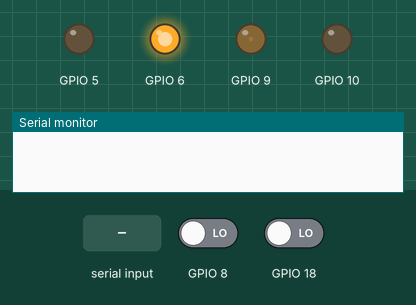
This program was run on a simulated ESP32-S3. Parts: output pins drawn as LEDs (lit = HIGH), the last lines printed to the serial monitor. The inputs (shaded band) are chosen by the test bench; at power-on: GPIO 8 LOW, GPIO 18 LOW.

Above: at 1.2 s.
1.3 s: "r" received over Serial
At 2.5 s:
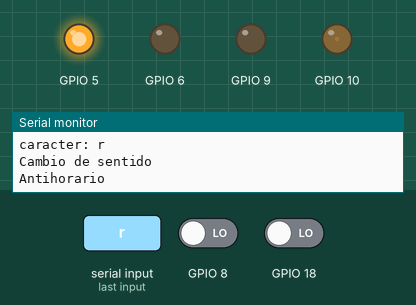
2.8 s: "1" received over Serial
At 3.7 s:
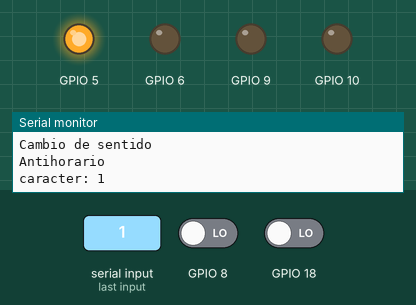
4.3 s: "r" received over Serial
At 4.9 s:
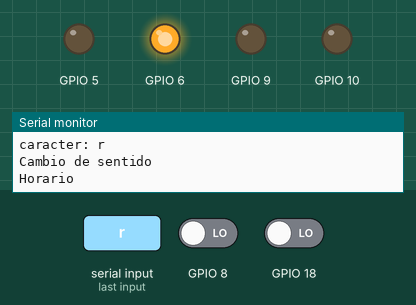
5.8 s: "e" received over Serial
At 7.2 s:
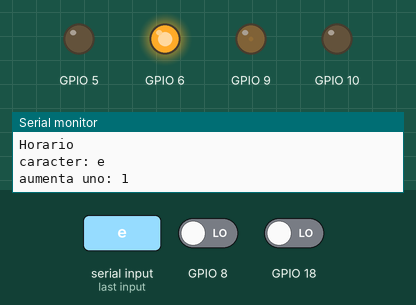
Timing chart, 0 to 8.3 s (numbered marks = the images above; inputs shaded):
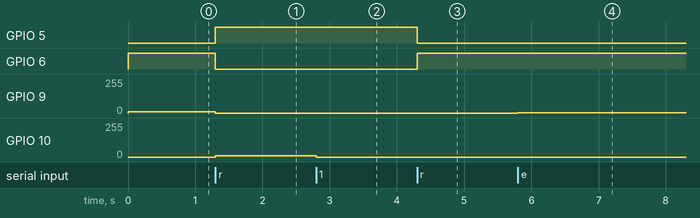

The program:

main.cpp
```cpp
#include <Arduino.h>
#include "puenteHW039.hpp"
#include "limiSwitchCONT.hpp"

HW039 myMTR = {6, 5, 9, 10}; //pines[] = {enbR, enbL, pwmR, pwmL}
limitSW limit6 = {8}, limit1(18);


char caracter;
bool control;
void setup(){
  Serial.begin(115200);
  myMTR.setPWM(10);
  control = true;
}

void loop(){
  if(Serial.available() > 0){
    caracter = Serial.read();
    Serial.print("caracter: ");
    Serial.println(caracter);
    switch (tolower(caracter))
    {
    case 'e':
      if(myMTR.getPWM() < 255)
        myMTR.setPWMmas();
      Serial.print("aumenta uno: ");
      Serial.println(myMTR.getPWM());
      break;
    case 'q':
      if(myMTR.getPWM() > 0)
        myMTR.setPWMmenos();
      Serial.print("disminuye uno: ");
      Serial.println(myMTR.getPWM());
      break;
    case 's':
      myMTR.mtrStop();
      Serial.println("Detiene Motor");
      break;
    case 'r':
      control = !control;
      Serial.println("Cambio de sentido");
      if(control)
        Serial.println("Horario");
      else
        Serial.println("Antihorario");
    break;
    case '1':
      myMTR.setPWM(0);
      break;
      case '2':
      myMTR.setPWM(15);
      break;
    case 'c':
      limit6.setCero();
      limit1.setCero();
      break;
    default:
      break;
    }
  }
  if(control){
    myMTR.moveR();
  }else{
    myMTR.moveL();
  }
  if(digitalRead(limit6.getPin())){
    limit6.addCont();
  }
  if(digitalRead(limit1.getPin())){
    limit1.addCont();
  }
}
```

limiSwitchCONT.hpp
```cpp
#include <Arduino.h>
class limitSW{
private:
    int cont, pin;
public:
    limitSW(int a){
        this->pin = a;
        cont = 0;
        pinMode(pin, INPUT);
    }
    void setCero(){
        cont = 0;
    }
    void addCont(){
       cont++;
    }
    int getPin(){
        return pin;
    }
    int getCont(){
        return cont;
    }
};
```

puenteHW039.hpp
```cpp
#include <Arduino.h>
class HW039{
private:
    int pines[4], PWM;//pines[] = {enbR, enbL, pwmR, pwmL}
    const int freq = 2500;       // Frecuencia PWM (Hz) ~ para motores DC entre 500 y 5000
    const int pwmChannel1 = 0;    // Canal PWM (0-15)
    const int pwmChannel2 = 1;    // Canal PWM (0-15)
    const int resolution = 8;    //ps 0 a 255
public:
    HW039(int enR, int enL, int pwmR, int pwmL){
    this->pines[0] = enR;
    this->pines[1] = enL;
    this->pines[2] = pwmR;
    this->pines[3] = pwmL;
    for(int i=0; i<4; i++){
      pinMode(pines[i], OUTPUT);
    }

    ledcSetup(pwmChannel1, freq, resolution);
    ledcAttachPin(pines[2], pwmChannel1);
    ledcSetup(pwmChannel2, freq, resolution);
    ledcAttachPin(pines[3], pwmChannel2);
    }
    void setPWM(int pwm){
        if(pwm>=0 && pwm<=255)
          this->PWM = pwm;
        }
    void setPWMmas(){
        if(PWM < 255)
            PWM++;
    }
    void setPWMmenos(){
        if(PWM > 0)
            PWM--;
    }
    int getPWM(){
        return PWM;
    }
    void mtrStop(){
        digitalWrite(pines[0], LOW);
        digitalWrite(pines[1], LOW);
        ledcWrite(pwmChannel1, 0);
        ledcWrite(pwmChannel2, 0);
    }
    void moveR(){
        digitalWrite(pines[0], HIGH);
        digitalWrite(pines[1], LOW);
        ledcWrite(pwmChannel1, PWM);
        ledcWrite(pwmChannel2, 0);
    }
    void moveL(){
        digitalWrite(pines[0], LOW);
        digitalWrite(pines[1], HIGH);
        ledcWrite(pwmChannel1, 0);
        ledcWrite(pwmChannel2, PWM);
    }
};
```

Measured:
- after the input at 1.3 s, GPIO 5: LOW → HIGH at once; GPIO 6: HIGH → LOW at once; GPIO 9: 10/255 → 0/255 at once; GPIO 10: 0/255 → 10/255 at once
- after the input at 2.8 s, GPIO 10: 10/255 → 0/255 at once
- after the input at 4.3 s, GPIO 5: HIGH → LOW at once; GPIO 6: LOW → HIGH at once
- after the input at 5.8 s, GPIO 9: 0/255 → 1/255 at once
